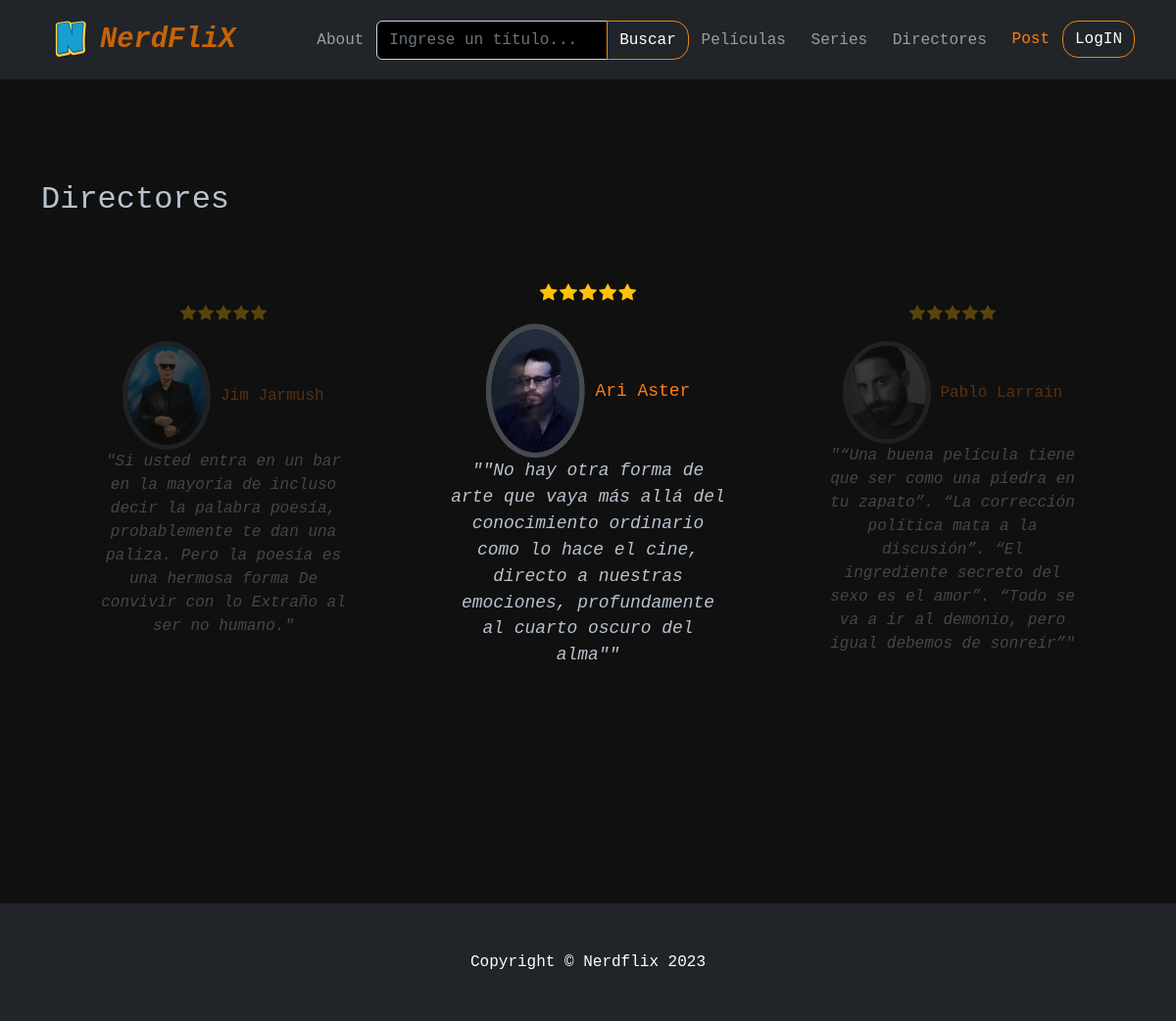
Before: /directores/ with the older database file.
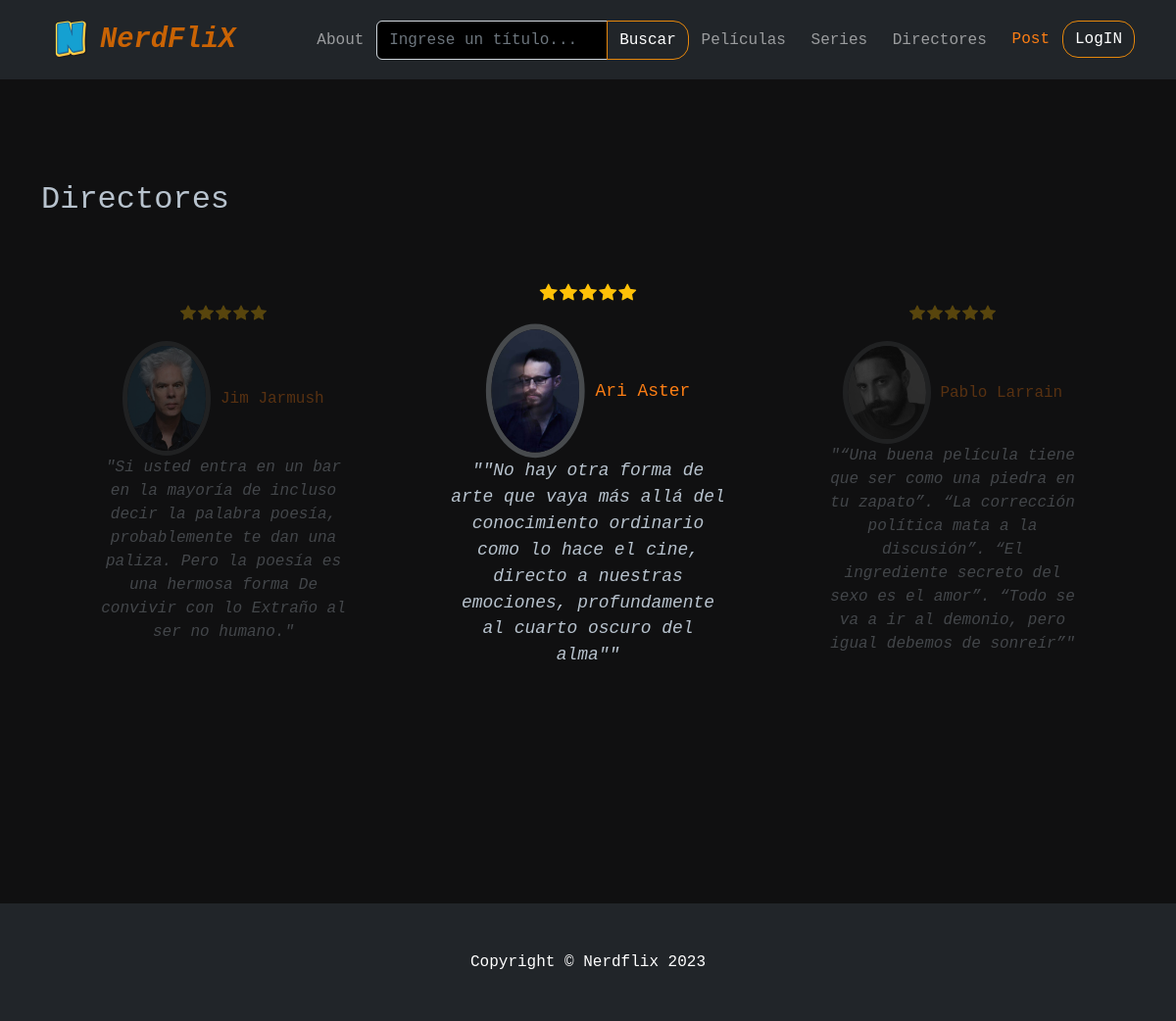
After: the same page with the newer database file.
### AppCoder/models.py (models this page shows, shortened)
class Directores(models.Model):
    nombre =models.CharField(max_length=50)
    apellido=models.CharField(max_length=50)
    slug = models.SlugField(unique=True,null=True)
    biografia= models.TextField(blank=True,null=True)
    imagen= models.ImageField(null=True)
    filmografia=models.ManyToManyField('Peliculas',blank=True)
    citas=models.CharField(max_length=300,null=True)

### AppCoder/views.py (the view)
# urls.py: path('directores/', directores,name='directores'),
def directores(request):
     directores = Directores.objects.all()
     series= Series.objects.all()
     peliculas= Peliculas.objects.all()
     context= {
         'series' : series,
         'directores': directores,
         'peliculas' : peliculas,
         }
     return render(request,"AppCoder/directores.html",context=context)

### AppCoder/context_processors.py (called while the page is built)
def generos_contexto(request):
    generos=Generos.objects.all()
    return {
        'generos':generos
    }

### AppCoder/templates/AppCoder/directores.html (shortened to what this page needs)
{% extends "Base.html" %}
{% load static %}
{% block contenidoQueCambia %}
<br>
        <section id="testimonials" class="testimonials">
          <div class="container">
            <div class="section-header">
              <h2>Directores</h2>
            </div>
            <div class="slides-3 swiper">
              <div class="swiper-wrapper">
                {% for director in directores %}
                <div class="swiper-slide">
                  <div class="testimonial-item">
                    <div class="stars">
                      <i class="bi bi-star-fill"></i><i class="bi bi-star-fill"></i><i class="bi bi-star-fill"></i><i class="bi bi-star-fill"></i><i class="bi bi-star-fill"></i>
                    </div>
                    <div class="profile mt">
                      <img src="{{ director.imagen.url }}" class="testimonial-img" alt="">
                      <a href="{% url 'directores_detalle' director.slug %}">{{ director.nombre }} {{ director.apellido }}</a>
                    </div>
                    <p>
                      "{{director.citas}}"
                    </p>
                  </div>
                </div>
                {% endfor %}
        </section>
        <br>
        <br>
        <br>
        <br>
{% endblock %}

Changed rows visible on the page:
changed Directores "Jim": imagen: a different picture
